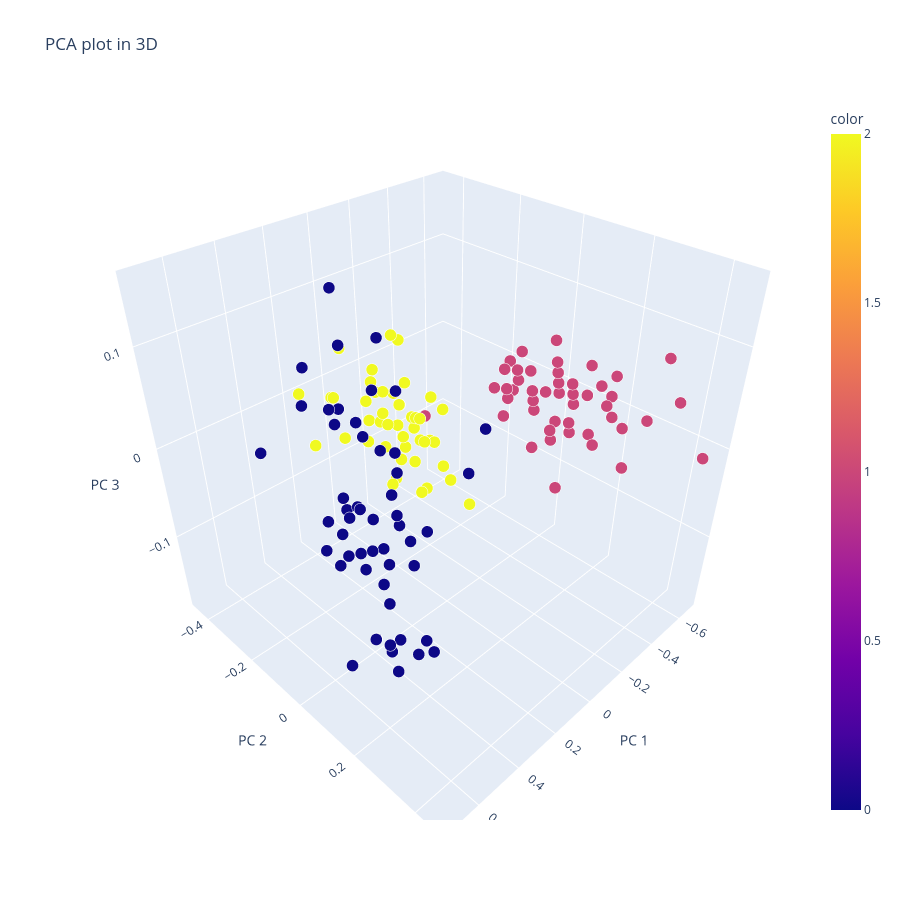

This figure's notebook cell:
### Code cell
PCAplot3D(X, pred_ward)

### Figure 1 — Plotly figure (JSON) as saved in the notebook; plotly's stock layout.template omitted (floating-point values rounded to 4 significant figures; data arrays with more than 128 entries replaced by an {"elided": "..."} marker saying what was removed)
{"data": [{"hovertemplate": "PC 1=%{x}<br>PC 2=%{y}<br>PC 3=%{z}<br>size=%{marker.size}<br>color=%{marker.color}<extra></extra>", "legendgroup": "", "marker": {"color": {"elided": "150 int values"}, "coloraxis": "coloraxis", "opacity": 1, "size": {"elided": "150 float values"}, "sizemode": "area", "sizeref": 0.00025, "symbol": "circle"}, "mode": "markers", "name": "", "scene": "scene", "showlegend": false, "type": "scatter3d", "x": {"elided": "150 float values"}, "y": {"elided": "150 float values"}, "z": {"elided": "150 float values"}}], "layout": {"coloraxis": {"colorbar": {"title": {"text": "color"}}, "colorscale": [[0, "#0d0887"], [0.1111, "#46039f"], [0.2222, "#7201a8"], [0.3333, "#9c179e"], [0.4444, "#bd3786"], [0.5556, "#d8576b"], [0.6667, "#ed7953"], [0.7778, "#fb9f3a"], [0.8889, "#fdca26"], [1, "#f0f921"]]}, "height": 900, "legend": {"itemsizing": "constant", "tracegroupgap": 0}, "scene": {"domain": {"x": [0, 1], "y": [0, 1]}, "xaxis": {"title": {"text": "PC 1"}}, "yaxis": {"title": {"text": "PC 2"}}, "zaxis": {"title": {"text": "PC 3"}}}, "title": {"text": "PCA plot in 3D"}, "width": 900}}
